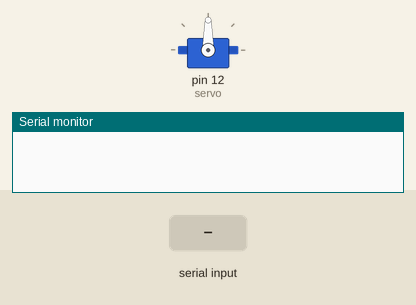
A sketch run on a simulated Arduino Uno, built with avr-gcc and run on an emulated ATmega328P. Parts: servo, the last lines printed to the serial monitor. The test bench sets the inputs (shaded band).

Above: at 1.2 s.
1.3 s: "1\n" received over Serial
At 2.7 s:
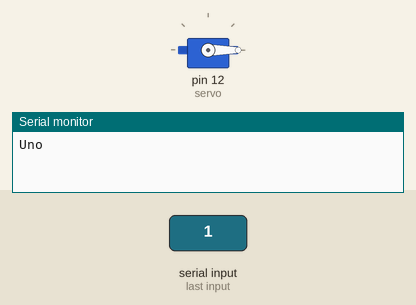
3.8 s: "3\n" received over Serial
At 6.1 s:
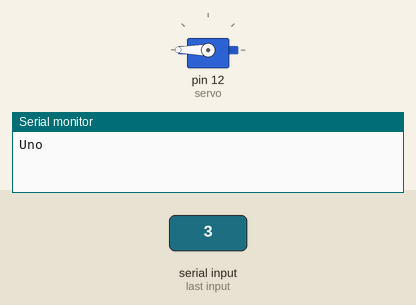
6.7 s: "2\n" received over Serial
At 8.0 s:
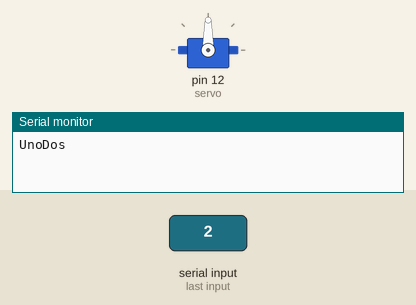
Timing chart, 0 to 9.7 s (numbered marks = the images above; inputs shaded):
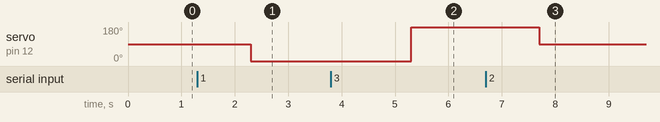

The sketch:

Serial.ino
```cpp
#include <AccelStepper.h>
#include <MultiStepper.h>
#include <Servo.h>

long positions[2];
int colores[] = {0,90,180};

AccelStepper motorX(AccelStepper::FULL4WIRE,2,3,5,6);
AccelStepper motorY(AccelStepper::FULL4WIRE,8,9,10,11);

Servo servo;

MultiStepper steppers;

float posicionX = 0;
float posicionY = 0;

int x;
bool entra;
void setup() {
 Serial.begin(115200);
  motorX.setMaxSpeed(2000);
  motorY.setMaxSpeed(1000);
  motorX.setAcceleration(2000);
  motorY.setAcceleration(2000);


  motorX.disableOutputs();
  motorY.disableOutputs();

  steppers.addStepper(motorX);
  steppers.addStepper(motorY);

  servo.attach(12);

}
void loop() {
 while (!Serial.available()){
  delay(1000);
  x = Serial.readString().toInt();
 if (x == 1){
    Serial.print("Uno");
    servo.write(colores[x-1]);
    delay(1000);
    }
    else if (x == 2){
      Serial.print("Dos");
      servo.write(colores[x-1]);
    delay(1000);
      }
   else if (x==3){
      servo.write(colores[x-1]);
    }

  }


}
```

Measured:
- after the input at 1.3 s, servo on pin 12 (servo): 90° → 0° after 1.0 s
- after the input at 3.8 s, servo on pin 12 (servo): 0° → 180° after 1.5 s
- after the input at 6.7 s, servo on pin 12 (servo): 180° → 90° after 1.0 s
